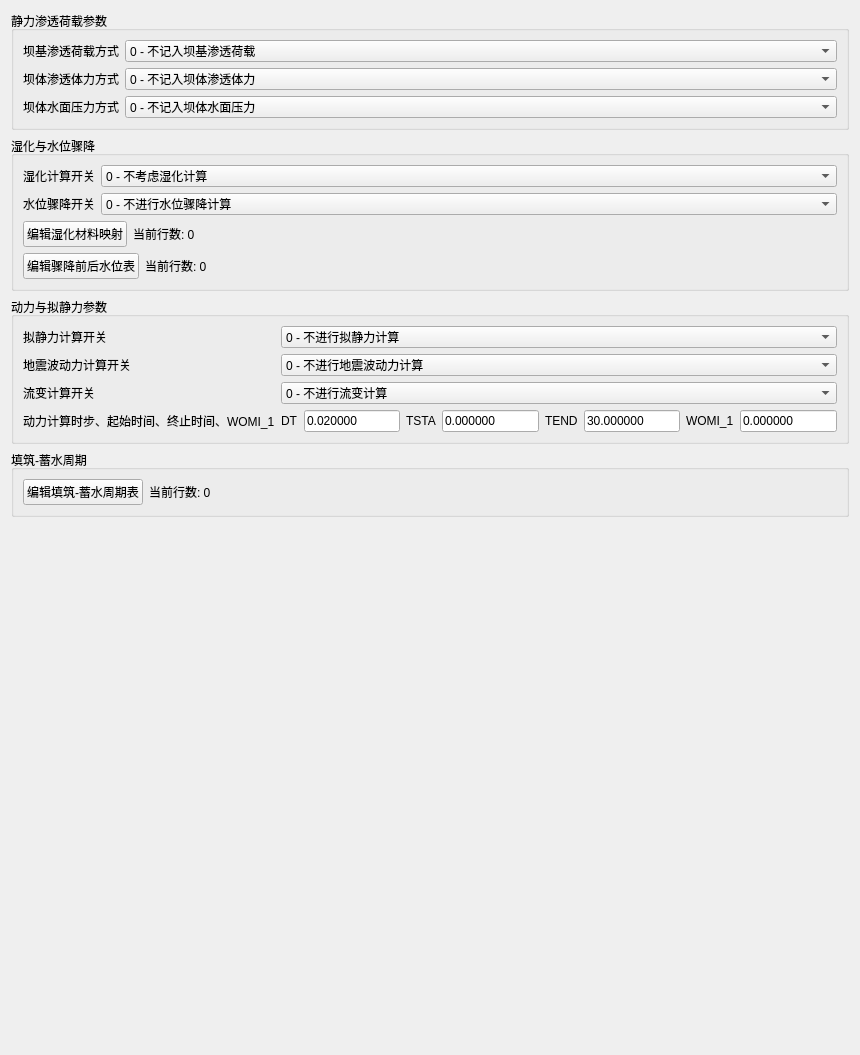
<?xml version="1.0" encoding="UTF-8"?>
<ui version="4.0">
 <class>FillStorageCyclePage</class>
 <widget class="QWidget" name="FillStorageCyclePage">
  <property name="geometry">
   <rect>
    <x>0</x>
    <y>0</y>
    <width>860</width>
    <height>1055</height>
   </rect>
  </property>
  <property name="windowTitle">
   <string>填筑-蓄水周期</string>
  </property>
  <layout class="QVBoxLayout" name="verticalLayout">
   <item>
    <layout class="QVBoxLayout" name="verticalLayoutContent">
     <item>
      <widget class="QGroupBox" name="groupStaticLoad">
       <property name="title">
        <string>静力渗透荷载参数</string>
       </property>
       <layout class="QFormLayout" name="formLayoutStaticLoad">
        <item row="0" column="0">
         <widget class="QLabel" name="labelIFIIWL_SEEP">
          <property name="text">
           <string>坝基渗透荷载方式</string>
          </property>
         </widget>
        </item>
        <item row="0" column="1">
         <widget class="QComboBox" name="comboIFIIWL_SEEP">
          <item>
           <property name="text">
            <string>0 - 不记入坝基渗透荷载</string>
           </property>
          </item>
          <item>
           <property name="text">
            <string>1 - 记入并按折减系数线性假设施加面力</string>
           </property>
          </item>
          <item>
           <property name="text">
            <string>2 - 由CASEEP读入水头压力并施加面力</string>
           </property>
          </item>
         </widget>
        </item>
        <item row="1" column="0">
         <widget class="QLabel" name="labelIFIIWL_BODY">
          <property name="text">
           <string>坝体渗透体力方式</string>
          </property>
         </widget>
        </item>
        <item row="1" column="1">
         <widget class="QComboBox" name="comboIFIIWL_BODY">
          <item>
           <property name="text">
            <string>0 - 不记入坝体渗透体力</string>
           </property>
          </item>
          <item>
           <property name="text">
            <string>1 - 按饱和/湿容重差施加向下体力</string>
           </property>
          </item>
          <item>
           <property name="text">
            <string>2 - 由CABODY读入节点体力</string>
           </property>
          </item>
         </widget>
        </item>
        <item row="2" column="0">
         <widget class="QLabel" name="labelIFIIWL_FACE">
          <property name="text">
           <string>坝体水面压力方式</string>
          </property>
         </widget>
        </item>
        <item row="2" column="1">
         <widget class="QComboBox" name="comboIFIIWL_FACE">
          <item>
           <property name="text">
            <string>0 - 不记入坝体水面压力</string>
           </property>
          </item>
          <item>
           <property name="text">
            <string>1 - 记入坝体水面压力</string>
           </property>
          </item>
         </widget>
        </item>
       </layout>
      </widget>
     </item>
     <item>
      <widget class="QGroupBox" name="groupWetDrop">
       <property name="title">
        <string>湿化与水位骤降</string>
       </property>
       <layout class="QVBoxLayout" name="layoutWetDropMain">
        <item>
         <layout class="QFormLayout" name="formWetDrop">
          <item row="0" column="0">
           <widget class="QLabel" name="labelIFWET">
            <property name="text">
             <string>湿化计算开关</string>
            </property>
           </widget>
          </item>
          <item row="0" column="1">
           <widget class="QComboBox" name="comboIFWET">
            <item>
             <property name="text">
              <string>0 - 不考虑湿化计算</string>
             </property>
            </item>
            <item>
             <property name="text">
              <string>1 - 考虑湿化计算</string>
             </property>
            </item>
           </widget>
          </item>
          <item row="1" column="0">
           <widget class="QLabel" name="labelIFDROP">
            <property name="text">
             <string>水位骤降开关</string>
            </property>
           </widget>
          </item>
          <item row="1" column="1">
           <widget class="QComboBox" name="comboIFDROP">
            <item>
             <property name="text">
              <string>0 - 不进行水位骤降计算</string>
             </property>
            </item>
            <item>
             <property name="text">
              <string>1 - 进行水位骤降计算</string>
             </property>
            </item>
           </widget>
          </item>
         </layout>
        </item>
        <item>
         <layout class="QHBoxLayout" name="layoutWet">
          <item>
           <widget class="QPushButton" name="btnEditWet">
            <property name="text">
             <string>编辑湿化材料映射</string>
            </property>
           </widget>
          </item>
          <item>
           <widget class="QLabel" name="labelWetRows">
            <property name="text">
             <string>当前行数: 0</string>
            </property>
           </widget>
          </item>
          <item>
           <spacer name="spWet">
            <property name="orientation">
             <enum>Qt::Horizontal</enum>
            </property>
            <property name="sizeHint" stdset="0">
             <size>
              <width>40</width>
              <height>20</height>
             </size>
            </property>
           </spacer>
          </item>
         </layout>
        </item>
        <item>
         <layout class="QHBoxLayout" name="layoutDrop">
          <item>
           <widget class="QPushButton" name="btnEditDrop">
            <property name="text">
             <string>编辑骤降前后水位表</string>
            </property>
           </widget>
          </item>
          <item>
           <widget class="QLabel" name="labelDropRows">
            <property name="text">
             <string>当前行数: 0</string>
            </property>
           </widget>
          </item>
          <item>
           <spacer name="spDrop">
            <property name="orientation">
             <enum>Qt::Horizontal</enum>
            </property>
            <property name="sizeHint" stdset="0">
             <size>
              <width>40</width>
              <height>20</height>
             </size>
            </property>
           </spacer>
          </item>
         </layout>
        </item>
       </layout>
      </widget>
     </item>
     <item>
      <widget class="QGroupBox" name="groupDynamic">
       <property name="title">
        <string>动力与拟静力参数</string>
       </property>
       <layout class="QFormLayout" name="formLayoutDynamic">
        <item row="1" column="0">
         <widget class="QLabel" name="labelIFMODE">
          <property name="text">
           <string>拟静力计算开关</string>
          </property>
         </widget>
        </item>
        <item row="1" column="1">
         <widget class="QComboBox" name="comboIFMODE">
          <item>
           <property name="text">
            <string>0 - 不进行拟静力计算</string>
           </property>
          </item>
          <item>
           <property name="text">
            <string>1 - 进行拟静力计算</string>
           </property>
          </item>
         </widget>
        </item>
        <item row="2" column="0">
         <widget class="QLabel" name="labelIFWAVE">
          <property name="text">
           <string>地震波动力计算开关</string>
          </property>
         </widget>
        </item>
        <item row="2" column="1">
         <widget class="QComboBox" name="comboIFWAVE">
          <item>
           <property name="text">
            <string>0 - 不进行地震波动力计算</string>
           </property>
          </item>
          <item>
           <property name="text">
            <string>1 - 进行地震波动力计算</string>
           </property>
          </item>
         </widget>
        </item>
        <item row="3" column="0">
         <widget class="QLabel" name="labelIFSETT">
          <property name="text">
           <string>流变计算开关</string>
          </property>
         </widget>
        </item>
        <item row="3" column="1">
         <widget class="QComboBox" name="comboIFSETT">
          <item>
           <property name="text">
            <string>0 - 不进行流变计算</string>
           </property>
          </item>
          <item>
           <property name="text">
            <string>1 - 进行流变计算</string>
           </property>
          </item>
         </widget>
        </item>
        <item row="4" column="0">
         <widget class="QLabel" name="labelDT_BLOCK">
          <property name="text">
           <string>动力计算时步、起始时间、终止时间、WOMI_1</string>
          </property>
         </widget>
        </item>
        <item row="4" column="1">
         <layout class="QHBoxLayout" name="layoutDT">
          <item>
           <widget class="QLabel" name="labelDT">
            <property name="text">
             <string>DT</string>
            </property>
           </widget>
          </item>
          <item>
           <widget class="QLineEdit" name="editDT">
            <property name="text">
             <string>0.020000</string>
            </property>
           </widget>
          </item>
          <item>
           <widget class="QLabel" name="labelTSTA">
            <property name="text">
             <string>TSTA</string>
            </property>
           </widget>
          </item>
          <item>
           <widget class="QLineEdit" name="editTSTA">
            <property name="text">
             <string>0.000000</string>
            </property>
           </widget>
          </item>
          <item>
           <widget class="QLabel" name="labelTEND">
            <property name="text">
             <string>TEND</string>
            </property>
           </widget>
          </item>
          <item>
           <widget class="QLineEdit" name="editTEND">
            <property name="text">
             <string>30.000000</string>
            </property>
           </widget>
          </item>
          <item>
           <widget class="QLabel" name="labelWOMI1">
            <property name="text">
             <string>WOMI_1</string>
            </property>
           </widget>
          </item>
          <item>
           <widget class="QLineEdit" name="editWOMI1">
            <property name="text">
             <string>0.000000</string>
            </property>
           </widget>
          </item>
         </layout>
        </item>
       </layout>
      </widget>
     </item>
     <item>
      <widget class="QGroupBox" name="groupCycle">
       <property name="title">
        <string>填筑-蓄水周期</string>
       </property>
       <layout class="QHBoxLayout" name="layoutCircle">
        <item>
         <widget class="QPushButton" name="btnEditCircle">
          <property name="text">
           <string>编辑填筑-蓄水周期表</string>
          </property>
         </widget>
        </item>
        <item>
         <widget class="QLabel" name="labelCircleRows">
          <property name="text">
           <string>当前行数: 0</string>
          </property>
         </widget>
        </item>
        <item>
         <spacer name="spCircle">
          <property name="orientation">
           <enum>Qt::Horizontal</enum>
          </property>
          <property name="sizeHint" stdset="0">
           <size>
            <width>40</width>
            <height>20</height>
           </size>
          </property>
         </spacer>
        </item>
       </layout>
      </widget>
     </item>
    </layout>
   </item>
   <item>
    <spacer name="verticalSpacer">
     <property name="orientation">
      <enum>Qt::Vertical</enum>
     </property>
     <property name="sizeHint" stdset="0">
      <size>
       <width>20</width>
       <height>40</height>
      </size>
     </property>
    </spacer>
   </item>
  </layout>
 </widget>
 <resources/>
 <connections/>
</ui>
